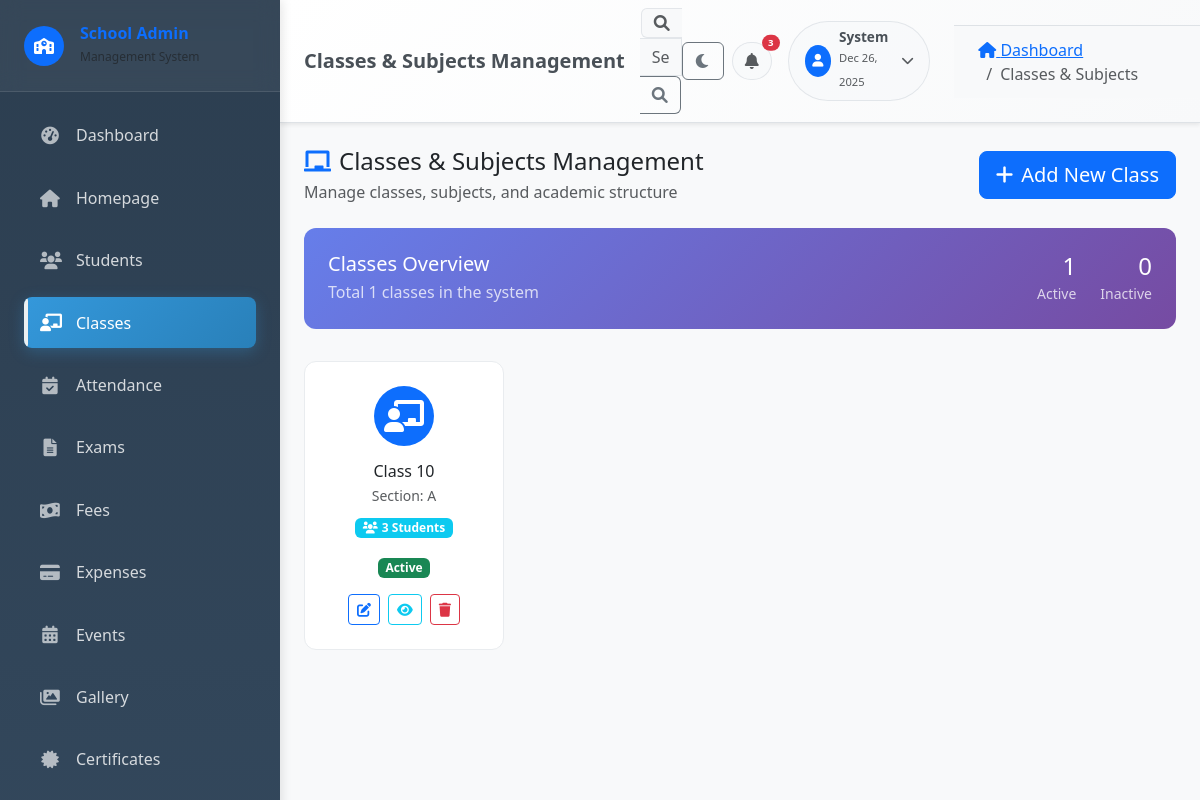
The page /admin/classes (signed in) on the database its author committed.
### tables this page shows
CREATE TABLE classes (
    id INTEGER PRIMARY KEY AUTOINCREMENT,
    class_name TEXT NOT NULL,
    section TEXT,
    academic_year TEXT,
    is_active INTEGER DEFAULT 1,
    created_at DATETIME DEFAULT CURRENT_TIMESTAMP
);

### controllers/AdminController.php (called while the page is built, shortened)
<?php
class AdminController extends Controller {
    public function classes() {
        $classes = $this->db->select("SELECT c.*, COUNT(s.id) as student_count FROM classes c LEFT JOIN students s ON c.id = s.class_id GROUP BY c.id ORDER BY c.class_name");
        $this->render('admin/classes/index', ['classes' => $classes]);
    }
}

### index.php (called while the page is built, shortened)
<?php
require_once CORE_PATH . 'Database.php';
require_once CORE_PATH . 'Router.php';
require_once CORE_PATH . 'Security.php';
require_once CORE_PATH . 'Session.php';
require_once CONTROLLERS_PATH . 'Controller.php';
require_once BASE_PATH . 'middleware/Auth.php';
$config = require CONFIG_PATH . 'app.php';
$router = new Router();
$router->get('/', 'PublicController@index');
$router->get('/about', 'PublicController@about');
$router->get('/courses', 'PublicController@courses');
$router->get('/events', 'PublicController@events');
$router->get('/gallery', 'PublicController@gallery');
$router->get('/contact', 'PublicController@contact');
$router->post('/contact', 'PublicController@contact');
$router->get('/admin/dashboard', 'AdminController@dashboard');
$router->get('/admin/students', 'AdminController@students');
$router->get('/admin/students/print', 'AdminController@printStudents');
$router->get('/admin/students/create', 'AdminController@createStudent');
$router->get('/admin/students/add', 'AdminController@addStudent');
$router->get('/admin/students/add/{id}', 'AdminController@addStudent');
$router->post('/admin/students', 'AdminController@storeStudent');
$router->get('/admin/students/view/{id}', 'AdminController@viewStudent');
$router->get('/admin/students/edit/{id}', 'AdminController@editStudent');
$router->post('/admin/students/update/{id}', 'AdminController@updateStudent');
$router->get('/admin/students/delete/{id}', 'AdminController@deleteStudent');
$router->get('/admin/classes', 'AdminController@classes');
$router->get('/admin/classes/promote', 'AdminController@promoteStudents');
$router->post('/admin/classes/promote', 'AdminController@processPromotion');
$router->get('/admin/attendance', 'AdminController@attendance');
$router->get('/admin/attendance/data', 'AdminController@attendanceData');
$router->post('/admin/attendance/save', 'AdminController@saveAttendance');
$router->get('/admin/attendance/export', 'AdminController@exportAttendance');
$router->get('/admin/exams', 'AdminController@exams');
$router->get('/admin/exams/admit-cards', 'AdminController@admitCards');
$router->get('/admin/exams/{id}/students', 'AdminController@getExamStudents');
$router->post('/admin/exams/generate-admit-cards', 'AdminController@generateAdmitCards');
$router->post('/admin/exams/generate-admit-card', 'AdminController@generateAdmitCard');
$router->get('/admin/certificates', 'AdminController@certificates');
$router->get('/admin/certificates/students', 'AdminController@getCertificateStudents');
$router->post('/admin/certificates/generate', 'AdminController@generateCertificate');
$router->get('/admin/exams/create', 'AdminController@createExam');
$router->post('/admin/exams/store', 'AdminController@storeExam');
$router->get('/admin/exams/{id}/results', 'AdminController@enterResults');
$router->get('/admin/exams/{id}/existing-results', 'AdminController@getExistingResults');
$router->post('/admin/exams/save-results', 'AdminController@saveResults');
$router->get('/admin/exams/marksheets', 'AdminController@marksheets');
$router->get('/admin/exams/{id}/results/students', 'AdminController@getExamResultsStudents');
$router->post('/admin/exams/generate-marksheets', 'AdminController@generateMarksheets');
$router->post('/admin/exams/generate-marksheet', 'AdminController@generateMarksheet');
$router->get('/admin/fees', 'AdminController@fees');
$router->get('/admin/fees/create', 'AdminController@createFee');
$router->post('/admin/fees/store', 'AdminController@storeFee');
$router->get('/admin/fees/students', 'AdminController@getStudentsForFees');
$router->get('/admin/expenses', 'AdminController@expenses');
$router->get('/admin/expenses/create', 'AdminController@createExpense');
$router->post('/admin/expenses/store', 'AdminController@storeExpense');
$router->get('/admin/expenses/export', 'AdminController@exportExpenses');
$router->get('/admin/events', 'AdminController@events');
$router->get('/admin/gallery', 'AdminController@gallery');
$router->get('/admin/reports', 'AdminController@reports');
$router->get('/admin/settings', 'AdminController@settings');
$router->get('/admin/homepage', 'AdminController@homepage');
$router->get('/admin/homepage/carousel', 'AdminController@homepageCarousel');
$router->post('/admin/homepage/carousel', 'AdminController@saveHomepageCarousel');
$router->get('/admin/homepage/about', 'AdminController@homepageAbout');
$router->post('/admin/homepage/about', 'AdminController@saveHomepageAbout');
$router->get('/student/dashboard', 'StudentController@dashboard');
$router->get('/student/profile', 'StudentController@profile');
$router->post('/student/profile', 'StudentController@updateProfile');
$router->get('/student/attendance', 'StudentController@attendance');
$router->get('/student/results', 'StudentController@results');
$router->get('/student/fees', 'StudentController@fees');
$router->get('/student/events', 'StudentController@events');
$router->get('/student/resources', 'StudentController@resources');
$router->get('/student/change-password', 'StudentController@changePassword');
$router->post('/student/change-password', 'StudentController@updatePassword');
$router->post('/api/v1/auth/login', 'ApiController@login');
$router->get('/api/v1/students', 'ApiController@getStudents');
$router->get('/api/v1/students/{id}', 'ApiController@getStudent');
$router->get('/api/v1/fees', 'ApiController@getFees');
$router->get('/api/v1/students/{id}/fees', 'ApiController@getStudentFees');
$router->get('/api/v1/exams', 'ApiController@getExams');
$router->get('/api/v1/exams/{id}/results', 'ApiController@getExamResults');
$router->get('/api/v1/attendance', 'ApiController@getAttendance');
$router->get('/api/v1/reports', 'ApiController@getReports');
$router->get('/login', 'AuthController@showLogin');
$router->post('/login', 'AuthController@login');
$router->get('/logout', 'AuthController@logout');
$router->get('/forgot-password', 'AuthController@showForgotPassword');
$router->post('/forgot-password', 'AuthController@forgotPassword');
$router->dispatch();
?>

### config/database.php (called while the page is built)
<?php
return [
    'driver' => 'sqlite',
    'database' => BASE_PATH . 'database/school_management.db',
    'prefix' => '',
];

### core/Database.php (called while the page is built, shortened)
<?php
class Database {
    private $pdo;
    private $config;
    public function __construct() {
        $this->config = require CONFIG_PATH . 'database.php';
    }
    private function connect() {
        try {
            if ($this->config['driver'] === 'sqlite') {
                $dsn = "sqlite:{$this->config['database']}";
                $this->pdo = new PDO($dsn);
            } else {
                $dsn = "mysql:host={$this->config['host']};dbname={$this->config['database']};charset={$this->config['charset']}";
                $this->pdo = new PDO($dsn, $this->config['username'], $this->config['password']);
            }
            $this->pdo->setAttribute(PDO::ATTR_ERRMODE, PDO::ERRMODE_EXCEPTION);
            $this->pdo->setAttribute(PDO::ATTR_DEFAULT_FETCH_MODE, PDO::FETCH_ASSOC);
        } catch (PDOException $e) {
            die("Database connection failed: " . $e->getMessage());
        }
    }
    public function query($sql, $params = []) {
        try {
            $stmt = $this->pdo->prepare($sql);
            $stmt->execute($params);
            return $stmt;
        } catch (PDOException $e) {
            throw new Exception("Query failed: " . $e->getMessage());
        }
    }
    public function select($sql, $params = []) {
        $stmt = $this->query($sql, $params);
        return $stmt->fetchAll();
    }
}

### config/app.php (called while the page is built)
<?php
return [
    'app' => [
        'name' => 'School Management System',
        'version' => '1.0.0',
        'url' => 'http://localhost:8000',
        'timezone' => 'UTC',
        'debug' => true,
        'log_level' => 'debug',
    ],
    'database' => [
        'host' => 'localhost',
        'name' => 'school_management',
        'user' => 'root',
        'password' => '',
        'charset' => 'utf8mb4',
    ],
    'session' => [
        'name' => 'school_session',
        'lifetime' => 3600,
        'path' => '/',
        'domain' => '',
        'secure' => false,
        'httponly' => true,
    ],
    'upload' => [
        'max_size' => 5242880,
        'allowed_types' => ['jpg', 'jpeg', 'png', 'gif', 'pdf'],
        'path' => BASE_PATH . 'uploads/',
    ],
    'email' => [
        'smtp_host' => 'smtp.gmail.com',
        'smtp_port' => 587,
        'smtp_user' => '',
        'smtp_pass' => '',
        'from_email' => 'noreply@school.com',
        'from_name' => 'School Management System',
    ],
];

### config/security.php (called while the page is built)
<?php
return [
    'csrf_token_name' => 'csrf_token',
    'csrf_token_length' => 32,
    'password_min_length' => 8,
    'password_require_uppercase' => true,
    'password_require_lowercase' => true,
    'password_require_numbers' => true,
    'password_require_symbols' => false,
    'login_attempts_max' => 5,
    'login_lockout_time' => 900,
    'session_regenerate_frequency' => 300,
];

### middleware/Auth.php (called while the page is built, shortened)
<?php
class Auth {
    public function __construct() {
        $this->session = new Session();
    }
}

### core/Session.php (called while the page is built, shortened)
<?php
class Session {
    public function __construct() {
        $this->config = require CONFIG_PATH . 'app.php';
    }
    public function getUserRole() {
        return $_SESSION['user_role'] ?? null;
    }
    public function isLoggedIn() {
        return $_SESSION['logged_in'] ?? false;
    }
}

### middleware/Admin.php (called while the page is built, shortened)
<?php
class Admin {
    private $session;
    public function __construct() {
        $this->session = new Session();
    }
    public function check() {
        $userRole = $this->session->getUserRole();
    }
}
?>

### views/admin/classes/index.php (the view, shortened to what this page needs)
<div class="d-flex justify-content-between align-items-center mb-4">
    <div>
        <h4 class="mb-1"><i class="fas fa-chalkboard text-primary me-2"></i>Classes & Subjects Management</h4>
        <p class="text-muted mb-0">Manage classes, subjects, and academic structure</p>
    </div>
    <a href="/admin/classes/create" class="btn btn-primary btn-lg">
        <i class="fas fa-plus me-2"></i>Add New Class
    </a>
</div>
<div class="stats-summary">
    <div class="row align-items-center">
        <div class="col-md-8">
            <h5 class="mb-1">Classes Overview</h5>
            <p class="mb-0 opacity-75">Total <?php echo count($classes); ?> classes in the system</p>
        </div>
        <div class="col-md-4 text-end">
            <div class="d-flex justify-content-end">
                <div class="me-4">
                    <div class="h4 mb-0"><?php echo count(array_filter($classes, fn($c) => $c['is_active'])); ?></div>
                    <small class="opacity-75">Active</small>
                </div>
                <div>
                    <div class="h4 mb-0"><?php echo count(array_filter($classes, fn($c) => !$c['is_active'])); ?></div>
                    <small class="opacity-75">Inactive</small>
                </div>
            </div>
        </div>
    </div>
</div>
<div class="row">
    <?php if (!empty($classes)): ?>
        <?php foreach ($classes as $class): ?>
            <div class="col-xl-3 col-lg-4 col-md-6 mb-4">
                <div class="card class-card h-100">
                    <div class="card-body text-center p-4">
                        <div class="mb-3">
                            <div class="bg-primary rounded-circle d-flex align-items-center justify-content-center mx-auto" style="width: 60px; height: 60px;">
                                <i class="fas fa-chalkboard-teacher text-white fa-2x"></i>
                            </div>
                        </div>
                        <h6 class="card-title mb-1"><?php echo $class['class_name']; ?></h6>
                        <p class="text-muted small mb-2">Section: <?php echo $class['section'] ?? 'N/A'; ?></p>
                        <div class="mb-3">
                            <span class="badge bg-info">
                                <i class="fas fa-users me-1"></i><?php echo $class['student_count']; ?> Students
                            </span>
                        </div>
                        <div class="mb-3">
                            <span class="badge <?php echo $class['is_active'] ? 'bg-success' : 'bg-danger'; ?>">
                                <?php echo $class['is_active'] ? 'Active' : 'Inactive'; ?>
                            </span>
                        </div>
                        <div class="d-flex justify-content-center gap-2">
                            <a href="/admin/classes/edit/<?php echo $class['id']; ?>" class="btn btn-sm btn-outline-primary" title="Edit">
                                <i class="fas fa-edit"></i>
                            </a>
                            <button class="btn btn-sm btn-outline-info" title="View Details" onclick="viewClass(<?php echo $class['id']; ?>)">
                                <i class="fas fa-eye"></i>
                            </button>
                            <a href="/admin/classes/delete/<?php echo $class['id']; ?>" class="btn btn-sm btn-outline-danger"
                               onclick="return confirm('Are you sure you want to delete this class?')" title="Delete">
                                <i class="fas fa-trash"></i>
                            </a>
                        </div>
                    </div>
                </div>
            </div>
        <?php endforeach; ?>
    <?php endif; ?>
</div>
<?php
include '../layout.php';
?>

### core/Router.php (shortened to what this page needs)
<?php
class Router {
    private $routes = [];
    private $basePath = '';
    public function __construct($basePath = '') {
        $this->basePath = $basePath;
    }
    private function addRoute($method, $path, $handler) {
        $path = $this->basePath . $path;
        $this->routes[$method][$path] = $handler;
    }
    public function dispatch() {
        $requestMethod = $_SERVER['REQUEST_METHOD'];
        $requestUri = parse_url($_SERVER['REQUEST_URI'], PHP_URL_PATH);
        $requestUri = rtrim($requestUri, '/');
        if (isset($this->routes[$requestMethod])) {
            foreach ($this->routes[$requestMethod] as $path => $handler) {
                $pattern = $this->convertToRegex($path);
                if (preg_match($pattern, $requestUri, $matches)) {
                    array_shift($matches);
                    $this->callHandler($handler, $matches);
                    return;
                }
            }
        }
    }
    private function convertToRegex($path) {
        $pattern = preg_replace('/\{(\w+)\}/', '(?P<$1>[^/]+)', $path);
        return '/^' . str_replace('/', '\/', $pattern) . '$/';
    }
    private function callHandler($handler, $params) {
        $positionalParams = array_filter($params, function($key) {
            return is_int($key);
        }, ARRAY_FILTER_USE_KEY);
        if (is_callable($handler)) {
            call_user_func_array($handler, $positionalParams);
        } elseif (is_string($handler)) {
            list($controller, $method) = explode('@', $handler);
            $controllerFile = CONTROLLERS_PATH . $controller . '.php';
            if (file_exists($controllerFile)) {
                $controllerInstance = new $controller();
                if (method_exists($controllerInstance, $method)) {
                    call_user_func_array([$controllerInstance, $method], $positionalParams);
                } else {
                    throw new Exception("Method {$method} not found in {$controller}");
                }
            } else {
                throw new Exception("Controller {$controller} not found");
            }
        }
    }
}

### rows shown on the page
classes: is_active "1", is_active "0", class_name "Class 10", section "A", student_count "3", shows "Active"

### other values the page prints
count($classes) "1"
